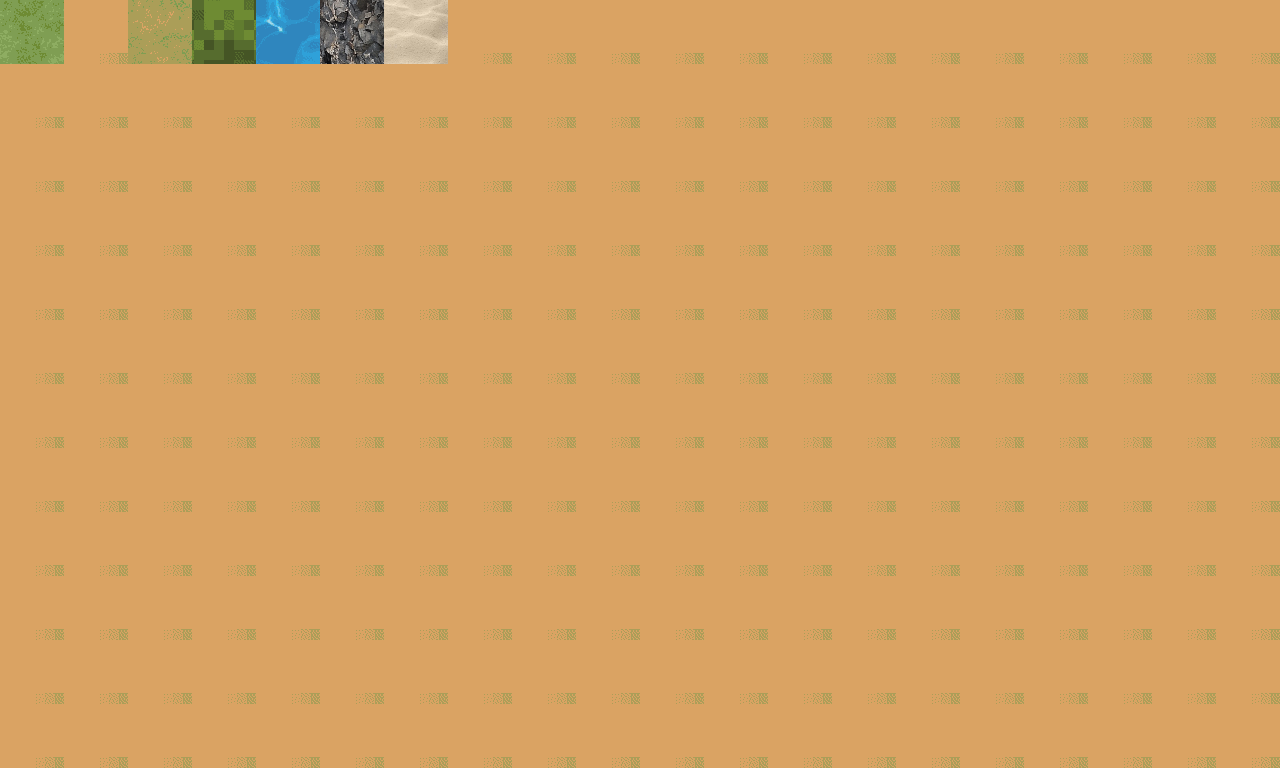

Below is a game level as drawn by its tile map, then a one-line description and the .tmx file that defines it, in full:
An orthogonal 20x12 tile map with 64x64 px tiles, 1 tile layer (Tile Layer 1).

<map version="1.8" tiledversion="1.8.2" orientation="orthogonal" renderorder="right-down" width="20" height="12" tilewidth="64" tileheight="64" infinite="0" nextlayerid="2" nextobjectid="1">
 <tileset firstgid="1" source="clanprod_terrain.tsx" />
 <layer id="1" name="Tile Layer 1" width="20" height="12">
  <data encoding="csv">
1,2,5,4,3,6,7,2,2,2,2,2,2,2,2,2,2,2,2,2,
2,2,2,2,2,2,2,2,2,2,2,2,2,2,2,2,2,2,2,2,
2,2,2,2,2,2,2,2,2,2,2,2,2,2,2,2,2,2,2,2,
2,2,2,2,2,2,2,2,2,2,2,2,2,2,2,2,2,2,2,2,
2,2,2,2,2,2,2,2,2,2,2,2,2,2,2,2,2,2,2,2,
2,2,2,2,2,2,2,2,2,2,2,2,2,2,2,2,2,2,2,2,
2,2,2,2,2,2,2,2,2,2,2,2,2,2,2,2,2,2,2,2,
2,2,2,2,2,2,2,2,2,2,2,2,2,2,2,2,2,2,2,2,
2,2,2,2,2,2,2,2,2,2,2,2,2,2,2,2,2,2,2,2,
2,2,2,2,2,2,2,2,2,2,2,2,2,2,2,2,2,2,2,2,
2,2,2,2,2,2,2,2,2,2,2,2,2,2,2,2,2,2,2,2,
2,2,2,2,2,2,2,2,2,2,2,2,2,2,2,2,2,2,2,2
</data>
 </layer>
</map>
